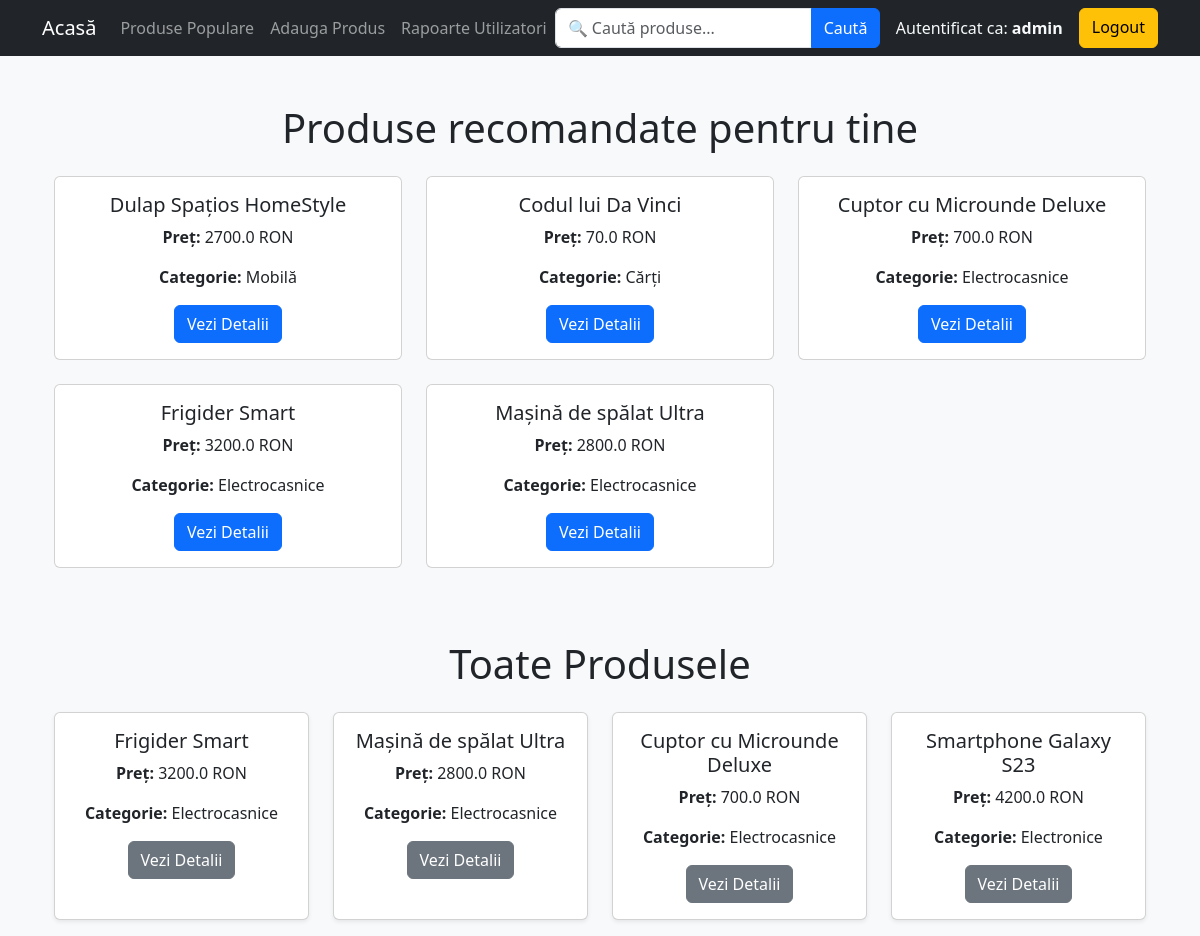
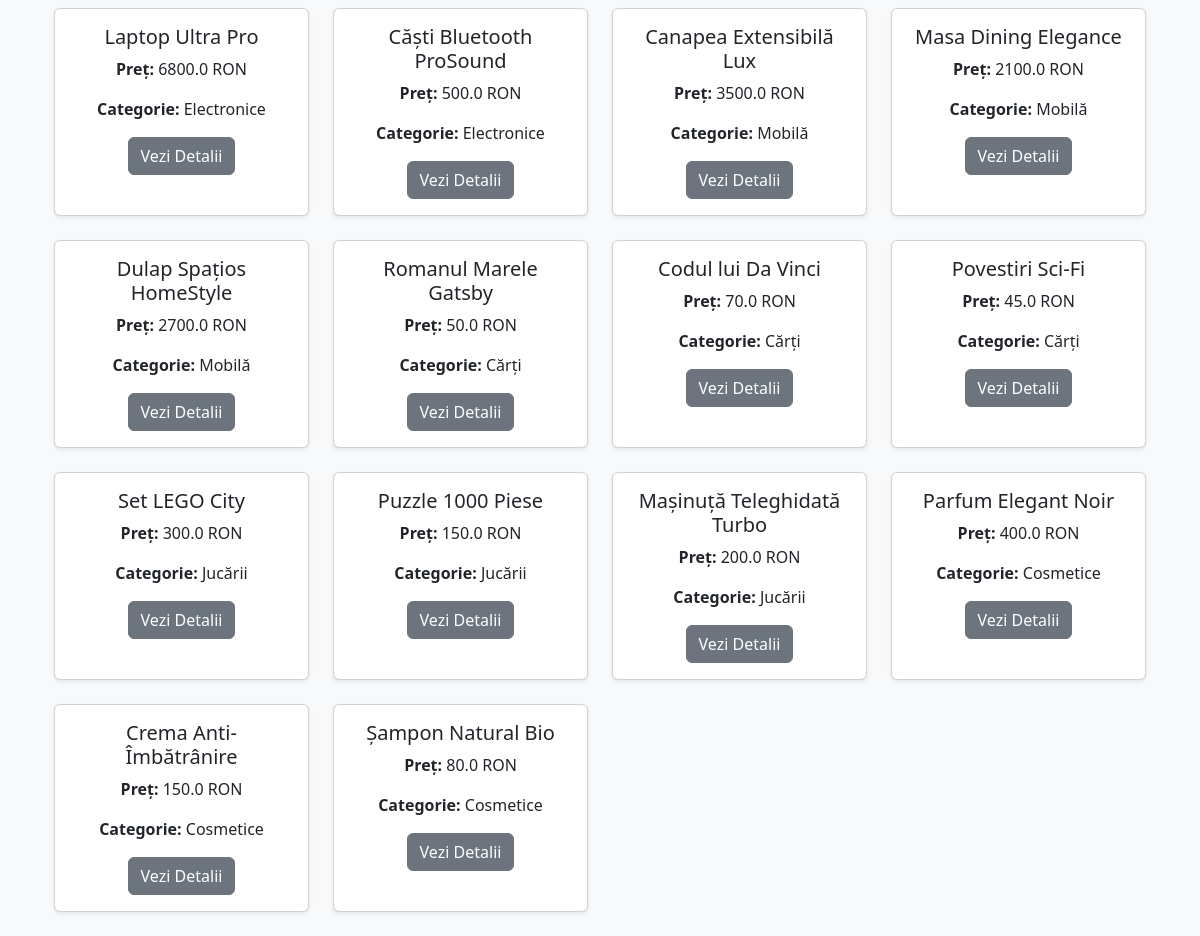
Page / (signed in) on the earlier database version (2 pictures, top to bottom).
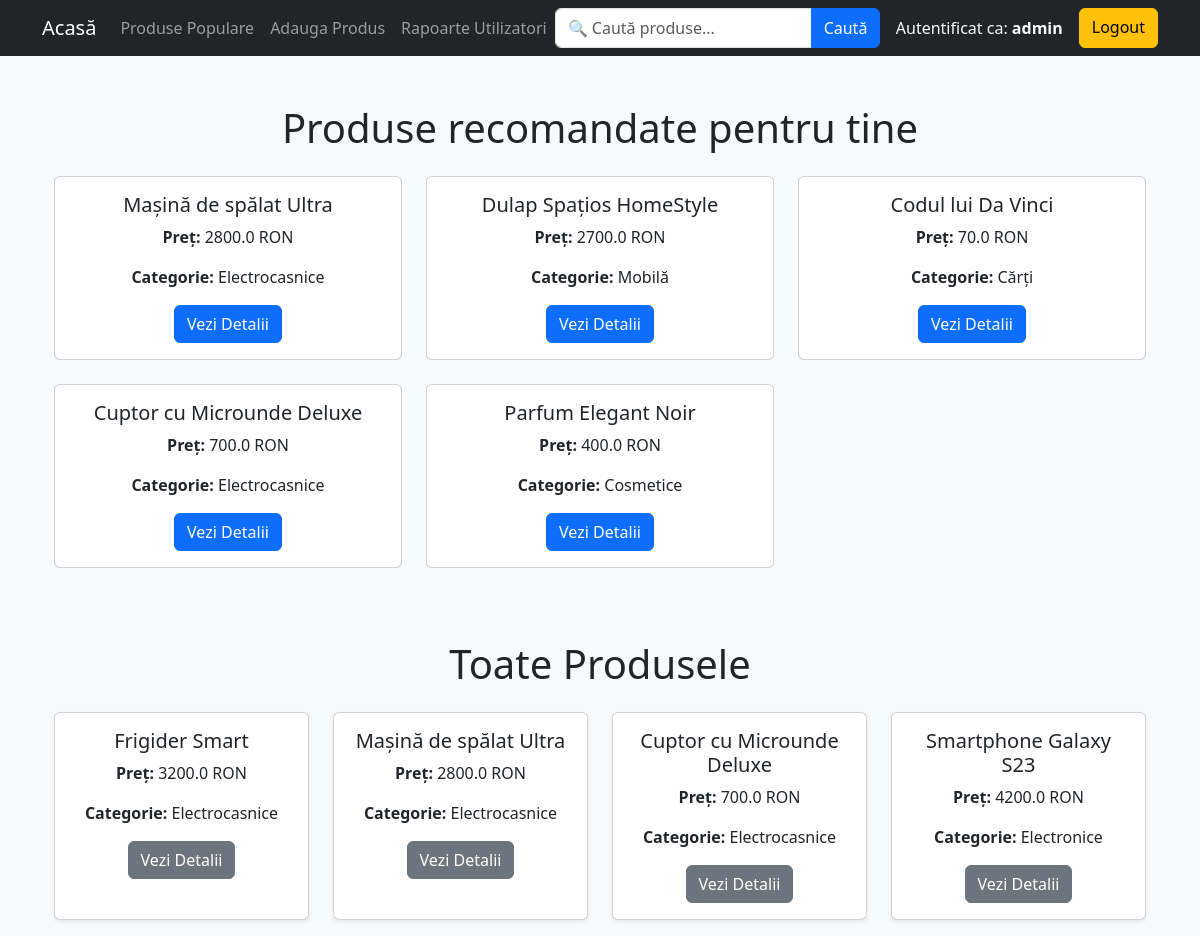
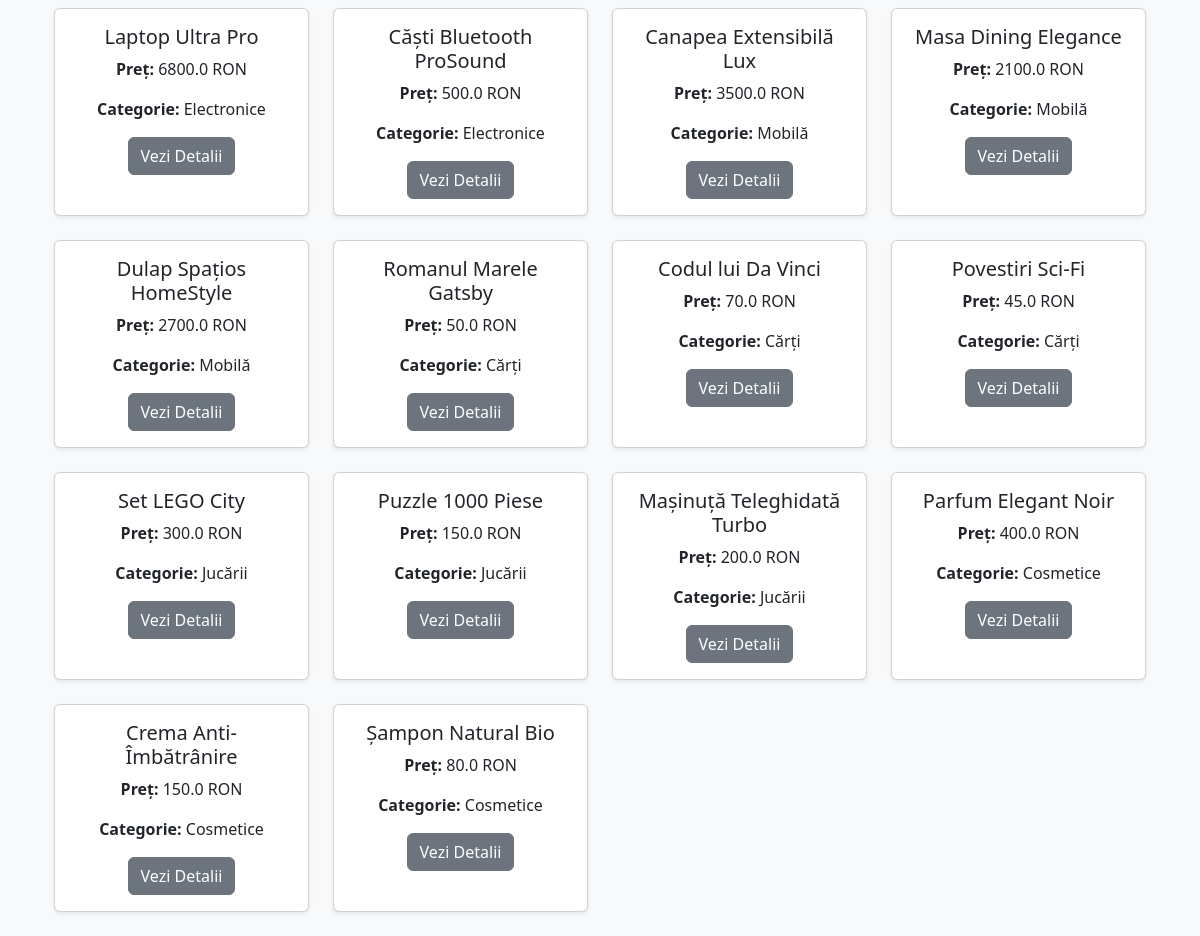
Same page on the later database version (2 pictures, top to bottom).
### models.py (models this page shows, shortened)
class Product(db.Model):
    id = db.Column(db.Integer, primary_key=True)
    name = db.Column(db.String(100))
    category = db.Column(db.String(50))
    price = db.Column(db.Float)
    description = db.Column(db.Text)
    views = db.Column(db.Integer, default=0)
    purchases = db.Column(db.Integer, default=0)

### app.py (the view)
@app.route("/")
@login_required
def home():
    produse = Product.query.all()
    produse_recomandate = get_recommended_products(session.get('user_id'))
    return render_template("index.html", produse=produse, produse_recomandate=produse_recomandate, user_role=session.get('role'))

### app.py (called while the page is built)
def login_required(f):
    @wraps(f)
    def decorated_function(*args, **kwargs):
        if "user_id" not in session:
            flash("Trebuie sa fii autentificat pentru a accesa aceasta pagina.")
            return redirect(url_for("login"))
        return f(*args, **kwargs)
    return decorated_function

### templates/index.html (shortened to what this page needs)
<!DOCTYPE html>
<html lang="ro">
<head>
    <link rel="stylesheet" href="https://cdn.jsdelivr.net/npm/bootstrap@5.3.0/dist/css/bootstrap.min.css">
</head>
<body class="bg-light">
    {% extends 'base.html' %}
{% block content %}
<div class="container mt-5">
    <h1 class="text-center mb-4">Produse recomandate pentru tine</h1>
    <div class="row">
        {% for produs in produse_recomandate %}
        <div class="col-md-4 mb-4">
            <div class="card text-center h-100">
                <div class="card-body">
                    <h5 class="card-title">{{ produs.name }}</h5>
                    <p class="card-text"><strong>Preț:</strong> {{ produs.price }} RON</p>
                    <p class="card-text"><strong>Categorie:</strong> {{ produs.category }}</p>
                    <a href="{{ url_for('view_product', product_id=produs.id) }}" class="btn btn-primary">Vezi Detalii</a>
                </div>
            </div>
        </div>
        {% endfor %}
    </div>
</div>
<div class="container mt-5">
    <h1 class="text-center mb-4">Toate Produsele</h1>
    <div class="row">
        {% for produs in produse %}
        <div class="col-md-3 mb-4 product-card" data-category="{{ produs.category }}">
            <div class="card h-100 shadow-sm">
                <div class="card-body text-center">
                    <h5 class="card-title">{{ produs.name }}</h5>
                    <p class="card-text"><strong>Preț:</strong> {{ produs.price }} RON</p>
                    <p class="card-text"><strong>Categorie:</strong> {{ produs.category }}</p>
                    <a href="{{ url_for('view_product', product_id=produs.id) }}" class="btn btn-secondary">Vezi Detalii</a>
                </div>
            </div>
        </div>
        {% endfor %}
    </div>
</div>
{% endblock %}

Differences in the rows shown:
no longer on one of the page's lists (row unchanged): Product: name "Frigider Smart", price "3200.0", category "Electrocasnice"
changed Product "Mașină de spălat Ultra": moves up the list
now on one of the page's lists (row edited): Product: name "Parfum Elegant Noir", price "400.0", category "Cosmetice"
